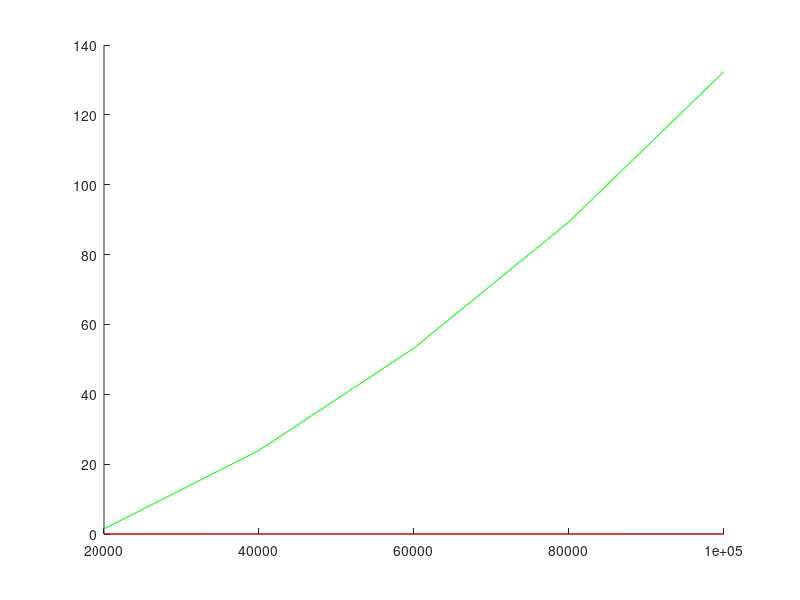

This figure's MATLAB source: (Note: this script raises an error after producing the figure.)
x = [20000 40000 60000 80000 100000];

y1 =  [4.530172657966614 21.221055650711058 43.0513578414917 105.66545600891114 125.95995230674744]; % Exaustão
y2 = [0.0006046533584594726 0.0013065814971923828 0.002679324150085449 0.0025393486022949217 0.004190278053283691]; % Sort
y3 = [0.0028690338134765626 0.005833101272583008 0.009419965744018554  0.014128947257995605  0.016724252700805665]; % Soma


p1 = polyfit(x,y1,2);
yfit1 = polyval(p1,x);

p2 = polyfit(x,y2,1);
yfit2 = polyval(p2,x);

p3 = polyfit(x,y3,1);
yfit3 = polyval(p3,x);

hold on
% Exaustão
plot(x,yfit1,'green');


% Sort
plot(x,yfit2, 'red');

% Soma
plot(x,yfit3, 'blue', LineStyle='--');

scatter(x,y3,'blue')
scatter(x,y1, 'green')
scatter(x,y3,'red')


title('Comparação dos Resultados')
legend('Exaustão', 'Sort', 'Soma')
hold off



